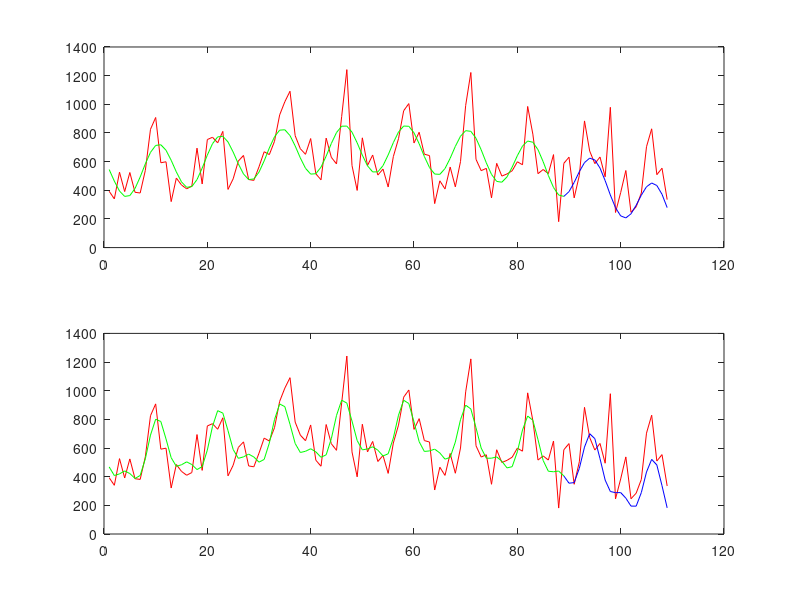
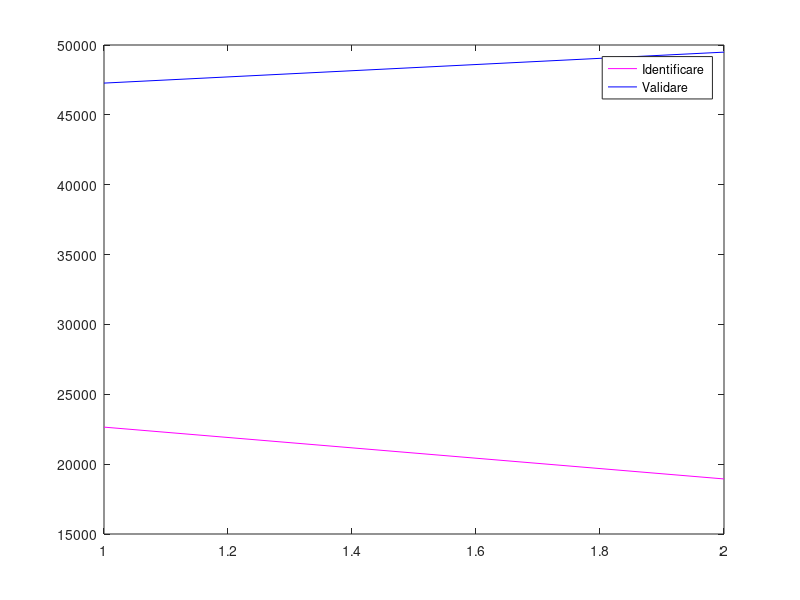

Source code (MATLAB) for these figures, in order:
load('product_14 (3).mat')
close all,
p=12, MAX=2, MSE_id=zeros(1,MAX), MSE_val=zeros(1,MAX);

k=y';
ndata = size(k, 2); 
procent = 82;
newpoints = floor(ndata*procent/100);

k = k(:);
yc = k(1:newpoints); 
yval=k(length(yc):length(y))

for m=1:MAX  
    fi_id=[ones(length(time(1:length(yc))),1), time(1:length(yc)), time(1:length(yc)).^3];
    fi_val=[ones(length(time(length(yc):length(y))),1), time(length(yc):length(y)) , time(length(yc):length(y)).^3];

    for i=1:m
        fi_id=[fi_id,cos(2*pi*i*time(1:length(yc))/p), sin(2*pi*i*time(1:length(yc))/p)];
    end
        Teta=fi_id\y(1:length(yc));
        yc=fi_id*Teta;
        E_id=y(1:length(yc))-yc;
    
    for i=1:length(yc)
        MSE_id(m)=MSE_id(m)+E_id(i).^2;
    end   
    

    for i=1:m
        fi_val=[fi_val,cos(2*pi*i*time(length(yc):length(y))/p), sin(2*pi*i*time(length(yc):length(y))/p)];
    end
        yval=fi_val*Teta;
        E_val=y(length(yc):length(y))-yval;

    for i=1:length(yval)
        MSE_val(m)=MSE_val(m)+E_val(i).^2;
    end   
    
    subplot(MAX,1,m), plot(time,y,'r', 1:length(yc),yc, 'g',  time(newpoints:length(y)),yval, 'b')
    
    m, MSE_id(m)=MSE_id(m)/length(E_id), MSE_val(m)=MSE_val(m)/length(E_val)
end    

figure, plot((1:MAX),MSE_id, 'm', (1:MAX), MSE_val, 'b'), legend('Identificare', 'Validare')